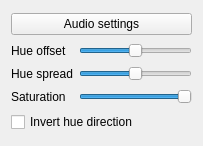
<?xml version="1.0" encoding="UTF-8"?>
<ui version="4.0">
 <class>AudioVUMeter</class>
 <widget class="QWidget" name="AudioVUMeter">
  <property name="geometry">
   <rect>
    <x>0</x>
    <y>0</y>
    <width>203</width>
    <height>146</height>
   </rect>
  </property>
  <layout class="QGridLayout" name="gridLayout" columnstretch="0,0">
   <item row="3" column="0">
    <widget class="QLabel" name="label_7">
     <property name="text">
      <string>Saturation</string>
     </property>
    </widget>
   </item>
   <item row="3" column="1">
    <widget class="QTooltipedSlider" name="saturation">
     <property name="maximum">
      <number>255</number>
     </property>
     <property name="sliderPosition">
      <number>255</number>
     </property>
     <property name="orientation">
      <enum>Qt::Horizontal</enum>
     </property>
    </widget>
   </item>
   <item row="2" column="1">
    <widget class="QTooltipedSlider" name="color_spread">
     <property name="maximum">
      <number>100</number>
     </property>
     <property name="value">
      <number>50</number>
     </property>
     <property name="orientation">
      <enum>Qt::Horizontal</enum>
     </property>
    </widget>
   </item>
   <item row="1" column="1">
    <widget class="QTooltipedSlider" name="color_offset">
     <property name="maximum">
      <number>360</number>
     </property>
     <property name="value">
      <number>180</number>
     </property>
     <property name="orientation">
      <enum>Qt::Horizontal</enum>
     </property>
    </widget>
   </item>
   <item row="1" column="0">
    <widget class="QLabel" name="label_5">
     <property name="text">
      <string>Hue offset</string>
     </property>
    </widget>
   </item>
   <item row="4" column="0" colspan="2">
    <widget class="QCheckBox" name="invert_hue">
     <property name="text">
      <string>Invert hue direction</string>
     </property>
    </widget>
   </item>
   <item row="2" column="0">
    <widget class="QLabel" name="label_6">
     <property name="text">
      <string>Hue spread</string>
     </property>
    </widget>
   </item>
   <item row="0" column="0" colspan="2">
    <widget class="QPushButton" name="audio_settings">
     <property name="text">
      <string>Audio settings</string>
     </property>
    </widget>
   </item>
  </layout>
 </widget>
 <customwidgets>
  <customwidget>
   <class>QTooltipedSlider</class>
   <extends>QSlider</extends>
   <header location="global">QTooltipedSlider.h</header>
  </customwidget>
 </customwidgets>
 <tabstops>
  <tabstop>audio_settings</tabstop>
  <tabstop>color_offset</tabstop>
  <tabstop>color_spread</tabstop>
  <tabstop>saturation</tabstop>
  <tabstop>invert_hue</tabstop>
 </tabstops>
 <resources/>
 <connections/>
</ui>
